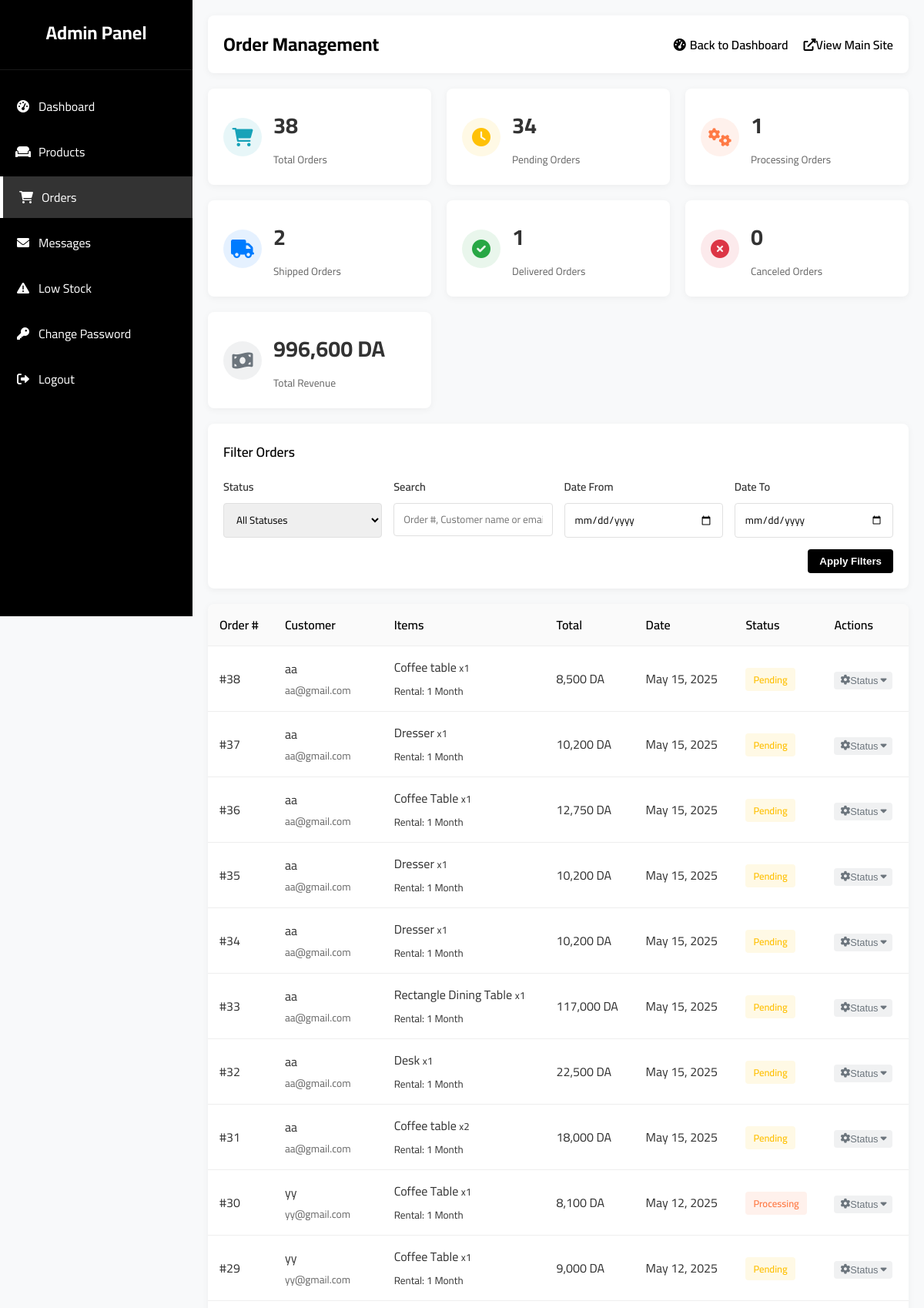
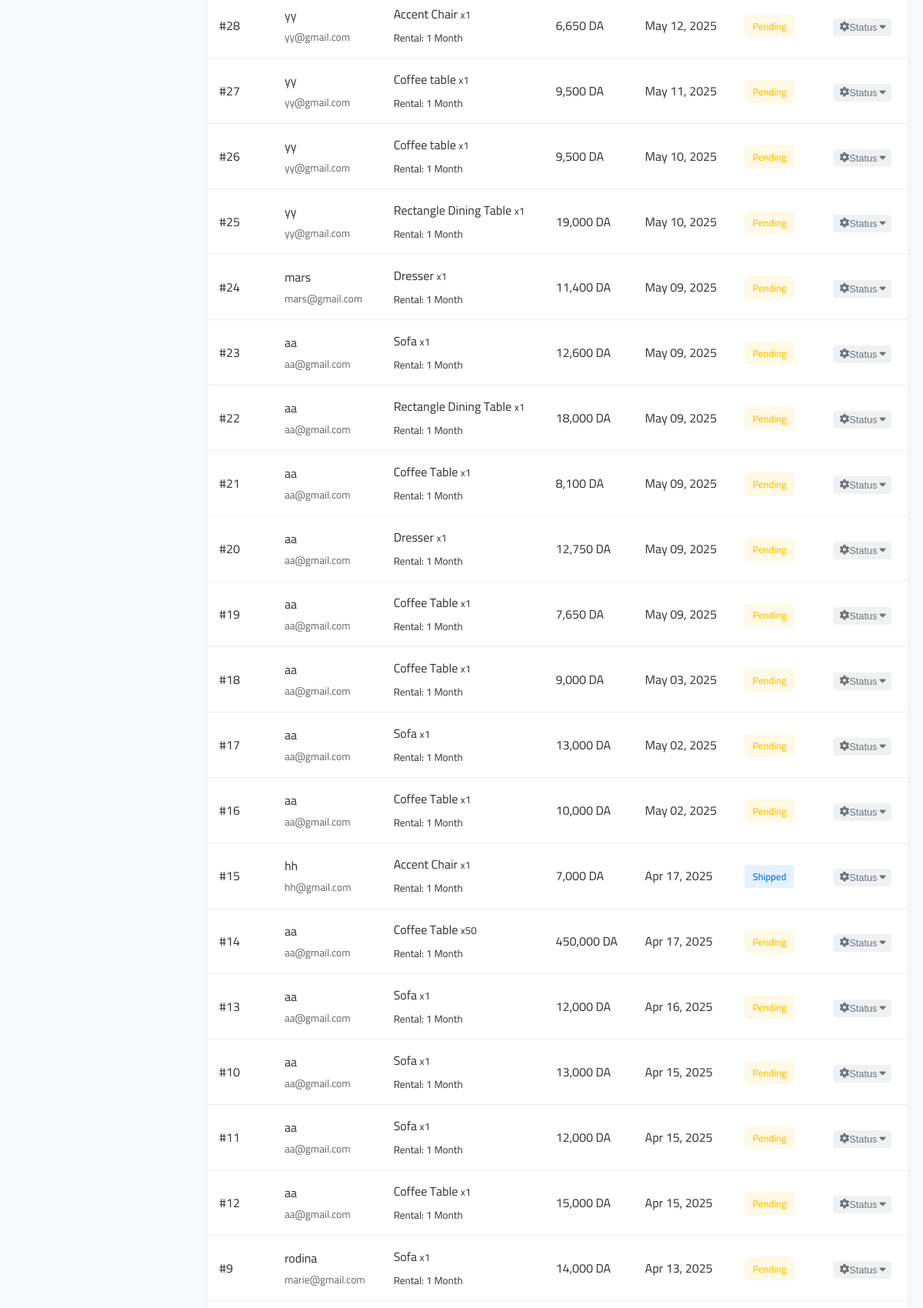
Screenshot of /admin_orders.php (upper part) with the database file from the repository (2 pictures, top to bottom).
### tables this page shows
CREATE TABLE `orders` (
  `id` int(11) NOT NULL,
  `user_id` int(11) NOT NULL,
  `product_id` int(11) NOT NULL COMMENT '\r\n',
  `quantity` int(11) NOT NULL DEFAULT 1,
  `rental_length` int(11) NOT NULL,
  `total_price` decimal(10,2) NOT NULL,
  `status` enum('pending','processing','shipped','delivered','canceled') NOT NULL DEFAULT 'pending',
  `created_at` timestamp NOT NULL DEFAULT current_timestamp(),
  `updated_at` timestamp NOT NULL DEFAULT current_timestamp() ON UPDATE current_timestamp(),
  `payment_method` enum('credit_card','cash_on_delivery') NOT NULL
);

CREATE TABLE `users` (
  `user_id` int(11) NOT NULL,
  `user_name` varchar(100) NOT NULL,
  `user_email` varchar(100) NOT NULL,
  `user_password` varchar(255) NOT NULL,
  `loyalty_points` int(11) NOT NULL DEFAULT 10
);

CREATE TABLE `products` (
  `product_id` int(11) NOT NULL,
  `product_name` varchar(255) NOT NULL,
  `product_price` decimal(10,2) NOT NULL,
  `product_description` text DEFAULT NULL,
  `product_image` varchar(255) NOT NULL,
  `category` varchar(100) NOT NULL,
  `created_at` timestamp NOT NULL DEFAULT current_timestamp(),
  `product_image2` varchar(255) DEFAULT NULL,
  `product_image3` varchar(255) DEFAULT NULL,
  `product_image4` varchar(255) DEFAULT NULL,
  `product_quantity` int(11) NOT NULL DEFAULT 10
);

### admin_orders.php (the view, shortened to what this page needs)
<?php
include('connection.php');
$search = isset($_GET['search']) ? $_GET['search'] : '';
$date_from = isset($_GET['date_from']) ? $_GET['date_from'] : '';
$date_to = isset($_GET['date_to']) ? $_GET['date_to'] : '';
$query = "SELECT o.*, u.user_name, u.user_email,
          (SELECT SUM(total_price) FROM orders WHERE user_id = o.user_id) as customer_lifetime_value
          FROM orders o
          LEFT JOIN users u ON o.user_id = u.user_id
          WHERE 1=1";
$query .= " ORDER BY o.created_at DESC";
$stmt = $conn->prepare($query);
$stmt->execute();
$orders = $stmt->get_result();
$stats_query = "SELECT
                COUNT(*) as total_orders,
                SUM(CASE WHEN  status = 'pending' THEN 1 ELSE 0 END) as pending_orders,
                SUM(CASE WHEN  status = 'processing' THEN 1 ELSE 0 END) as processing_orders,
                SUM(CASE WHEN  status = 'shipped' THEN 1 ELSE 0 END) as shipped_orders,
                SUM(CASE WHEN status = 'delivered' THEN 1 ELSE 0 END) as delivered_orders,
                SUM(CASE WHEN status = 'canceled' THEN 1 ELSE 0 END) as canceled_orders,
                SUM(total_price) as total_revenue
                FROM orders";
$stats_result = $conn->query($stats_query);
$stats = $stats_result->fetch_assoc();
?>
<!DOCTYPE html>
<html lang="en">
<head>
    <link rel="stylesheet" href="https://cdnjs.cloudflare.com/ajax/libs/font-awesome/6.0.0/css/all.min.css">
    <link rel="stylesheet" href="admin_styles.css">
</head>
<body>
    <div class="admin-container">
        <?php include('admin_sidebar.php'); ?>
        <main class="admin-content">
            <div class="admin-header">
                <h1>Order Management</h1>
                <div class="header-actions">
                    <a href="dashaboard.php" class="back-to-dashboard">
                        <i class="fas fa-tachometer-alt"></i> Back to Dashboard
                    </a>
                    <a href="index.php" class="back-to-site">
                        <i class="fas fa-external-link-alt"></i> View Main Site
                    </a>
                </div>
            </div>
            <div class="stats-container">
                <div class="stat-card">
                    <div class="stat-icon total-orders">
                        <i class="fas fa-shopping-cart"></i>
                    </div>
                    <div class="stat-info">
                        <h3><?php echo $stats['total_orders'] ?? 0; ?></h3>
                        <p>Total Orders</p>
                    </div>
                </div>
                <div class="stat-card">
                    <div class="stat-icon pending-orders">
                        <i class="fas fa-clock"></i>
                    </div>
                    <div class="stat-info">
                        <h3><?php echo $stats['pending_orders'] ?? 0; ?></h3>
                        <p>Pending Orders</p>
                    </div>
                </div>
                <div class="stat-card">
                    <div class="stat-icon processing-orders">
                        <i class="fas fa-cogs"></i>
                    </div>
                    <div class="stat-info">
                        <h3><?php echo $stats['processing_orders'] ?? 0; ?></h3>
                        <p>Processing Orders</p>
                    </div>
                </div>
                <div class="stat-card">
                    <div class="stat-icon shipped-orders">
                        <i class="fas fa-truck"></i>
                    </div>
                    <div class="stat-info">
                        <h3><?php echo $stats['shipped_orders'] ?? 0; ?></h3>
                        <p>Shipped Orders</p>
                    </div>
                </div>
                <div class="stat-card">
                    <div class="stat-icon delivered-orders">
                        <i class="fas fa-check-circle"></i>
                    </div>
                    <div class="stat-info">
                        <h3><?php echo $stats['delivered_orders'] ?? 0; ?></h3>
                        <p>Delivered Orders</p>
                    </div>
                </div>
                <div class="stat-card">
                    <div class="stat-icon canceled-orders">
                        <i class="fas fa-times-circle"></i>
                    </div>
                    <div class="stat-info">
                        <h3><?php echo $stats['canceled_orders'] ?? 0; ?></h3>
                        <p>Canceled Orders</p>
                    </div>
                </div>
                <div class="stat-card">
                        <div class="stat-icon total-revenue">
                            <i class="fas fa-money-bill-wave"></i>
                        </div>
                        <div class="stat-info">
                            <h3><?php echo number_format($stats['total_revenue'] ?? 0); ?> DA</h3>
                            <p>Total Revenue</p>
                        </div>
                    </div>
            </div>
            <div class="filters-container">
                <h3 class="filters-title">Filter Orders</h3>
                <form action="admin_orders.php" method="GET">
                    <div class="filters-grid">
                        <div class="filter-group">
                            <label for="filter">Status</label>
                            <select id="filter" name="filter" class="filter-select">
                                <option value="">All Statuses</option>
                            </select>
                        </div>
                        <div class="filter-group">
                            <label for="search">Search</label>
                            <input type="text" id="search" name="search" class="filter-input" placeholder="Order #, Customer name or email" value="<?php echo htmlspecialchars($search); ?>">
                        </div>
                        <div class="filter-group">
                            <label for="date_from">Date From</label>
                            <input type="date" id="date_from" name="date_from" class="filter-input" value="<?php echo $date_from; ?>">
                        </div>
                        <div class="filter-group">
                            <label for="date_to">Date To</label>
                            <input type="date" id="date_to" name="date_to" class="filter-input" value="<?php echo $date_to; ?>">
                        </div>
                    </div>
                    <div class="filter-buttons">
                        <button type="submit" class="filter-btn apply-btn">Apply Filters</button>
                    </div>
                </form>
            </div>
            <div class="orders-table-container">
                <?php if($orders && $orders->num_rows > 0): ?>
                    <table class="orders-table">
                        <thead>
                            <tr>
                                <th>Order #</th>
                                <th>Customer</th>
                                <th>Items</th>
                                <th>Total</th>
                                <th>Date</th>
                                <th>Status</th>
                                <th>Actions</th>
                            </tr>
                        </thead>
                        <tbody>
                            <?php while($order = $orders->fetch_assoc()): ?>
                                <tr>
                                    <td>#<?php echo $order['id']; ?></td>
                                    <td>
                                        <div>
                                            <?php echo htmlspecialchars($order['user_name'] ?? 'Unknown'); ?>
                                        </div>
                                        <div style="font-size: 0.85rem; color: var(--light-text);">
                                            <?php echo htmlspecialchars($order['user_email'] ?? ''); ?>
                                        </div>
                                    </td>
                                    <td>
                                        <?php
                                            $product_query = "SELECT p.product_name, o.quantity, o.rental_length FROM orders o
                                                              JOIN products p ON o.product_id = p.product_id
                                                              WHERE o.id = ?";
                                            $product_stmt = $conn->prepare($product_query);
                                            $product_stmt->bind_param("i", $order['id']);
                                            $product_stmt->execute();
                                            $products_result = $product_stmt->get_result();
                                            if($products_result && $products_result->num_rows > 0) {
                                                $product = $products_result->fetch_assoc();
                                                echo htmlspecialchars($product['product_name']);
                                                echo " <small>x" . $product['quantity'] . "</small>";
                                                echo "<br><small>Rental: " . $product['rental_length'] . " Month</small>";
                                            } else {
                                                echo "Unknown product";
                                            }
                                        ?>
                                    </td>
                                    <td><?php echo number_format($order['total_price']); ?> DA</td>
                                    <td><?php echo date('M d, Y', strtotime($order['created_at'])); ?></td>
                                    <td>
                                        <span class="order-status status-<?php echo $order['status'] ?? 'pending'; ?>">
                                            <?php echo ucfirst($order['status'] ?? 'Pending'); ?>
                                        </span>
                                    </td>
                                    <td>
                                        <div class="order-actions">
                                            <div class="status-dropdown">
                                                <button class="status-btn">
                                                    <i class="fas fa-cog"></i> Status <i class="fas fa-caret-down" style="margin-left: 3px;"></i>
                                                </button>
                                            </div>
                                        </div>
                                    </td>
                                </tr>
                            <?php endwhile; ?>
                        </tbody>
                    </table>
                <?php endif; ?>
            </div>
        </main>
    </div>
</body>
</html>

### admin_styles.css (style rules this page uses)
:root { --sidebar-width: 250px; --header-height: 60px; --primary-color: #000; --secondary-color: #f8f9fa; --accent-color: #333; --text-color: #333; --light-text: #666; --danger-color: #dc3545; --warning-color: #ffc107; --success-color: #28a745; --info-color: #17a2b8; }
* { margin: 0; padding: 0; box-sizing: border-box; }
body { font-family: 'Cairo', sans-serif; background-color: var(--secondary-color); color: var(--text-color); min-height: 100vh; }
.admin-container { display: flex; min-height: 100vh; }
.admin-content { flex: 1; margin-left: var(--sidebar-width); padding: 20px; }
.admin-header { display: flex; justify-content: space-between; align-items: center; margin-bottom: 30px; }
.admin-header h1 { font-size: 1.8rem; font-weight: 700; }

### rows the page displays
orders: id "38", user.user_name "aa", user.user_email "aa@gmail.com", product.product_name "Coffee table", quantity "1", rental_length "1", total_price "8,500", created_at "May 15, 2025", status "Pending"
orders: id "37", user.user_name "aa", user.user_email "aa@gmail.com", product.product_name "Dresser", quantity "1", rental_length "1", total_price "10,200", created_at "May 15, 2025", status "Pending"
orders: id "36", user.user_name "aa", user.user_email "aa@gmail.com", product.product_name "Coffee Table", quantity "1", rental_length "1", total_price "12,750", created_at "May 15, 2025", status "Pending"
orders: id "35", user.user_name "aa", user.user_email "aa@gmail.com", product.product_name "Dresser", quantity "1", rental_length "1", total_price "10,200", created_at "May 15, 2025", status "Pending"
orders: id "34", user.user_name "aa", user.user_email "aa@gmail.com", product.product_name "Dresser", quantity "1", rental_length "1", total_price "10,200", created_at "May 15, 2025", status "Pending"
orders: id "33", user.user_name "aa", user.user_email "aa@gmail.com", product.product_name "Rectangle Dining Table", quantity "1", rental_length "1", total_price "117,000", created_at "May 15, 2025", status "Pending"
orders: id "32", user.user_name "aa", user.user_email "aa@gmail.com", product.product_name "Desk", quantity "1", rental_length "1", total_price "22,500", created_at "May 15, 2025", status "Pending"
orders: id "31", user.user_name "aa", user.user_email "aa@gmail.com", product.product_name "Coffee table", quantity "2", rental_length "1", total_price "18,000", created_at "May 15, 2025", status "Pending"
orders: id "30", user.user_name "yy", user.user_email "yy@gmail.com", product.product_name "Coffee Table", quantity "1", rental_length "1", total_price "8,100", created_at "May 12, 2025", status "Processing"
orders: id "29", user.user_name "yy", user.user_email "yy@gmail.com", product.product_name "Coffee Table", quantity "1", rental_length "1", total_price "9,000", created_at "May 12, 2025", status "Pending"
orders: id "28", user.user_name "yy", user.user_email "yy@gmail.com", product.product_name "Accent Chair", quantity "1", rental_length "1", total_price "6,650", created_at "May 12, 2025", status "Pending"
orders: id "27", user.user_name "yy", user.user_email "yy@gmail.com", product.product_name "Coffee table", quantity "1", rental_length "1", total_price "9,500", created_at "May 11, 2025", status "Pending"
orders: id "26", user.user_name "yy", user.user_email "yy@gmail.com", product.product_name "Coffee table", quantity "1", rental_length "1", total_price "9,500", created_at "May 10, 2025", status "Pending"
orders: id "25", user.user_name "yy", user.user_email "yy@gmail.com", product.product_name "Rectangle Dining Table", quantity "1", rental_length "1", total_price "19,000", created_at "May 10, 2025", status "Pending"
orders: id "24", user.user_name "mars", user.user_email "mars@gmail.com", product.product_name "Dresser", quantity "1", rental_length "1", total_price "11,400", created_at "May 09, 2025", status "Pending"
orders: id "23", user.user_name "aa", user.user_email "aa@gmail.com", product.product_name "Sofa", quantity "1", rental_length "1", total_price "12,600", created_at "May 09, 2025", status "Pending"
orders: id "22", user.user_name "aa", user.user_email "aa@gmail.com", product.product_name "Rectangle Dining Table", quantity "1", rental_length "1", total_price "18,000", created_at "May 09, 2025", status "Pending"
orders: id "21", user.user_name "aa", user.user_email "aa@gmail.com", product.product_name "Coffee Table", quantity "1", rental_length "1", total_price "8,100", created_at "May 09, 2025", status "Pending"
orders: id "20", user.user_name "aa", user.user_email "aa@gmail.com", product.product_name "Dresser", quantity "1", rental_length "1", total_price "12,750", created_at "May 09, 2025", status "Pending"
orders: id "19", user.user_name "aa", user.user_email "aa@gmail.com", product.product_name "Coffee Table", quantity "1", rental_length "1", total_price "7,650", created_at "May 09, 2025", status "Pending"
orders: id "18", user.user_name "aa", user.user_email "aa@gmail.com", product.product_name "Coffee Table", quantity "1", rental_length "1", total_price "9,000", created_at "May 03, 2025", status "Pending"
orders: id "17", user.user_name "aa", user.user_email "aa@gmail.com", product.product_name "Sofa", quantity "1", rental_length "1", total_price "13,000", created_at "May 02, 2025", status "Pending"
orders: id "16", user.user_name "aa", user.user_email "aa@gmail.com", product.product_name "Coffee Table", quantity "1", rental_length "1", total_price "10,000", created_at "May 02, 2025", status "Pending"
orders: id "15", user.user_name "hh", user.user_email "hh@gmail.com", product.product_name "Accent Chair", quantity "1", rental_length "1", total_price "7,000", created_at "Apr 17, 2025", status "Shipped"
orders: id "14", user.user_name "aa", user.user_email "aa@gmail.com", product.product_name "Coffee Table", quantity "50", rental_length "1", total_price "450,000", created_at "Apr 17, 2025", status "Pending"
orders: id "13", user.user_name "aa", user.user_email "aa@gmail.com", product.product_name "Sofa", quantity "1", rental_length "1", total_price "12,000", created_at "Apr 16, 2025", status "Pending"
orders: id "10", user.user_name "aa", user.user_email "aa@gmail.com", product.product_name "Sofa", quantity "1", rental_length "1", total_price "13,000", created_at "Apr 15, 2025", status "Pending"
orders: id "11", user.user_name "aa", user.user_email "aa@gmail.com", product.product_name "Sofa", quantity "1", rental_length "1", total_price "12,000", created_at "Apr 15, 2025", status "Pending"
orders: id "12", user.user_name "aa", user.user_email "aa@gmail.com", product.product_name "Coffee Table", quantity "1", rental_length "1", total_price "15,000", created_at "Apr 15, 2025", status "Pending"
orders: id "9", user.user_name "rodina", user.user_email "marie@gmail.com", product.product_name "Sofa", quantity "1", rental_length "1", total_price "14,000", created_at "Apr 13, 2025", status "Pending"

### other values shown
$stats['total_orders'] "38"
$stats['pending_orders'] "34"
$stats['processing_orders'] "1"
$stats['shipped_orders'] "2"
$stats['delivered_orders'] "1"
$stats['canceled_orders'] "0"
$stats['total_revenue'] "996,600"
